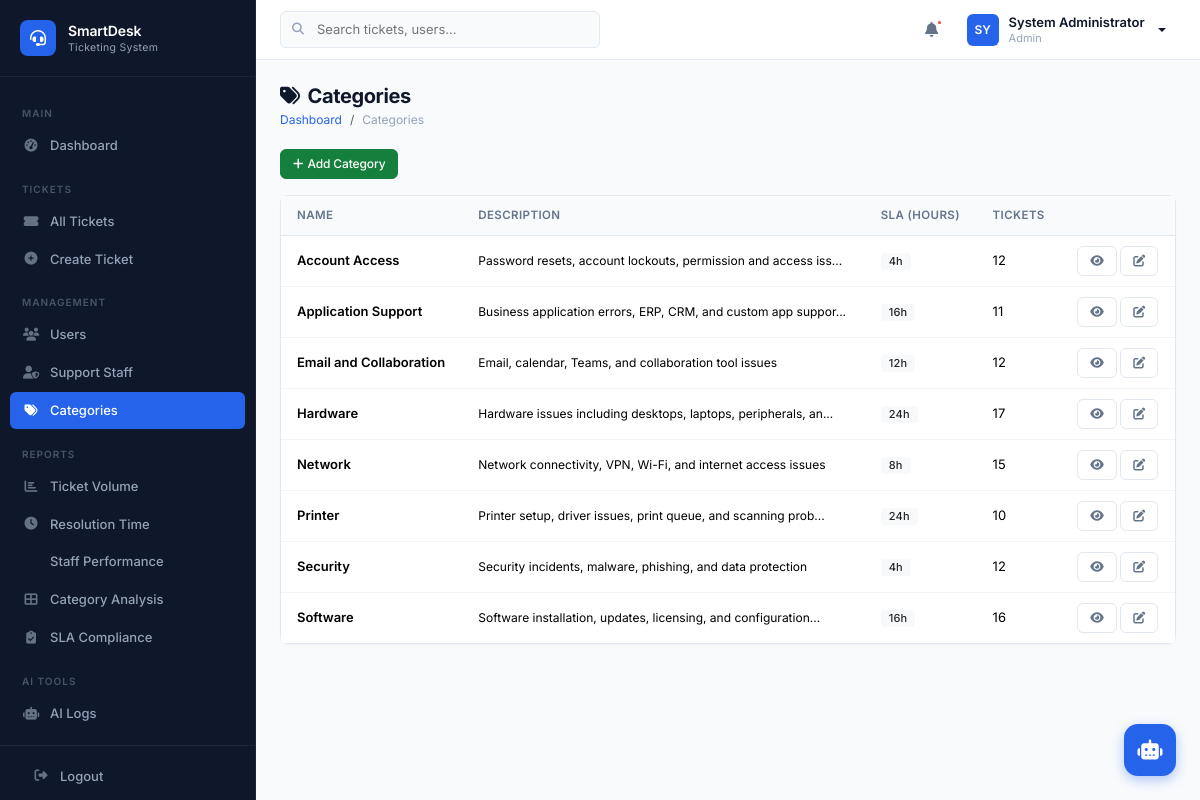
The page /modules/categories/index.php (signed in) on the database its author committed.
### tables this page shows
CREATE TABLE IF NOT EXISTS categories (
    category_id INT AUTO_INCREMENT PRIMARY KEY,
    category_name VARCHAR(100) NOT NULL UNIQUE,
    description TEXT DEFAULT NULL,
    sla_hours INT NOT NULL DEFAULT 24,
    created_datetime DATETIME NOT NULL DEFAULT CURRENT_TIMESTAMP,
    updated_datetime DATETIME NOT NULL DEFAULT CURRENT_TIMESTAMP ON UPDATE CURRENT_TIMESTAMP
);

### includes/auth.php (called while the page is built, shortened)
<?php
function getBaseUrl() {
    $scriptDir = dirname($_SERVER['SCRIPT_NAME']);
    $dir = realpath(dirname($_SERVER['SCRIPT_FILENAME']));
    $projectRoot = realpath(__DIR__ . '/..');
    $relative = str_replace($projectRoot, '', $dir);
    $depth = substr_count($relative, DIRECTORY_SEPARATOR);
    $base = $scriptDir;
    for ($i = 0; $i < $depth; $i++) {
        $base = dirname($base);
    }
    return rtrim($base, '/');
}

### includes/functions.php (called while the page is built, shortened)
<?php
function e($string) {
    return htmlspecialchars($string ?? '', ENT_QUOTES, 'UTF-8');
}
function truncateText($text, $length = 80) {
    if (strlen($text) <= $length) return $text;
    return substr($text, 0, $length) . '...';
}

### modules/categories/index.php (the view, shortened to what this page needs)
<?php
require_once __DIR__ . '/../../includes/header.php';
$pdo = getDBConnection();
$cats = $pdo->query("SELECT c.*, (SELECT COUNT(*) FROM tickets t WHERE t.category_id = c.category_id) as ticket_count FROM categories c ORDER BY c.category_name")->fetchAll();
?>
<div class="page-header"><h1><i class="fas fa-tags me-2"></i>Categories</h1>
<nav aria-label="breadcrumb"><ol class="breadcrumb"><li class="breadcrumb-item"><a href="<?= $baseUrl ?>/dashboard.php">Dashboard</a></li><li class="breadcrumb-item active">Categories</li></ol></nav></div>
<div class="mb-3"><a href="create.php" class="btn btn-sm btn-success"><i class="fas fa-plus me-1"></i>Add Category</a></div>
<div class="card"><div class="card-body p-0"><div class="table-responsive"><table class="table">
<thead><tr><th>Name</th><th>Description</th><th>SLA (Hours)</th><th>Tickets</th><th></th></tr></thead>
<tbody>
<?php foreach($cats as $c): ?>
<tr>
<td class="fw-600"><?= e($c['category_name']) ?></td>
<td class="fs-sm"><?= e(truncateText($c['description'] ?? '',60)) ?></td>
<td><span class="badge bg-light text-dark"><?= $c['sla_hours'] ?>h</span></td>
<td><?= $c['ticket_count'] ?></td>
<td>
<a href="view.php?id=<?= $c['category_id'] ?>" class="btn btn-sm btn-outline-secondary"><i class="fas fa-eye"></i></a>
<a href="edit.php?id=<?= $c['category_id'] ?>" class="btn btn-sm btn-outline-secondary"><i class="fas fa-edit"></i></a>
</td>
</tr>
<?php endforeach; ?>
</tbody></table></div></div></div>
<?php require_once __DIR__ . '/../../includes/footer.php'; ?>

### assets/css/app.css (style rules this page uses)
:root { --sidebar-width: 256px; --topbar-height: 60px; --slate-50: #f8fafc; --slate-100: #f1f5f9; --slate-200: #e2e8f0; --slate-300: #cbd5e1; --slate-400: #94a3b8; --slate-500: #64748b; --slate-600: #475569; --slate-700: #334155; --slate-800: #1e293b; --slate-900: #0f172a; --brand-50: #eff6ff; --brand-100: #dbeafe; --brand-500: #3b82f6; --brand-600: #2563eb; --brand-700: #1d4ed8; --success-50: #f0fdf4; --success-500: #22c55e; --success-700: #15803d; --warning-50: #fffbeb; --warning-500: #f59e0b; --warning-700: #b45309; --danger-50: #fef2f2; --danger-500: #ef4444; --danger-700: #b91c1c; --info-50: #ecfeff; --info-500: #06b6d4; --info-700: #0e7490; --body-bg: var(--slate-50); --card-bg: #ffffff; --border-color: var(--slate-200); --text-primary: var(--slate-900); --text-secondary: var(--slate-500); --text-muted: var(--slate-400); --shadow-xs: 0 1px 2px rgba(0,0,0,0.04); --shadow-sm: 0 1px 3px rgba(0,0,0,0.06), 0 1px 2px rgba(0,0,0,0.04); --shadow-md: 0 4px 6px -1px rgba(0,0,0,0.06), 0 2px 4px -2px rgba(0,0,0,0.04); --shadow-lg: 0 10px 15px -3px rgba(0,0,0,0.08), 0 4px 6px -4px rgba(0,0,0,0.03); --radius: 8px; --radius-lg: 12px; --transition: all 0.15s ease; }
*,*::before,*::after { box-sizing: border-box; }
body { font-family: 'Inter', -apple-system, BlinkMacSystemFont, 'Segoe UI', sans-serif; background: var(--body-bg); color: var(--text-primary); font-size: 13.5px; line-height: 1.6; margin: 0; -webkit-font-smoothing: antialiased; }
a { color: var(--brand-600); text-decoration: none; }
.page-header { margin-bottom: 20px; }
.page-header h1 { font-size: 20px; font-weight: 700; margin: 0 0 2px; color: var(--text-primary); letter-spacing: -0.02em; }
.breadcrumb { background: none; padding: 0; margin: 0; font-size: 12px; }
.breadcrumb-item a { color: var(--brand-600); }
.breadcrumb-item.active { color: var(--text-muted); }
.card { background: var(--card-bg); border: 1px solid var(--border-color); border-radius: var(--radius); box-shadow: var(--shadow-xs); }
.card-body { padding: 20px; }
.table { margin: 0; font-size: 13px; }
.table thead th { background: var(--slate-50); border-bottom: 1px solid var(--border-color); font-weight: 600; font-size: 11.5px; text-transform: uppercase; letter-spacing: 0.4px; color: var(--text-secondary); padding: 10px 16px; white-space: nowrap; }
.table tbody td { padding: 10px 16px; border-bottom: 1px solid var(--slate-100); vertical-align: middle; }
.table tbody tr:last-child td { border-bottom: none; }
.badge { font-weight: 500; font-size: 11px; padding: 3px 8px; border-radius: 4px; letter-spacing: 0.2px; }
.btn { font-weight: 500; font-size: 13px; padding: 7px 16px; border-radius: 6px; transition: var(--transition); letter-spacing: -0.01em; }
.btn-success { background: var(--success-700); border-color: var(--success-700); }
.btn-outline-secondary { border-color: var(--border-color); color: var(--text-secondary); }
.btn-sm { font-size: 12px; padding: 5px 12px; }
.fw-600 { font-weight: 600; }
.fs-sm { font-size: 12px; }

### rows shown on the page
categories: category_name "Account Access", description "Password resets, account lockouts, permission and access iss...", sla_hours "4", ticket_count "12"
categories: category_name "Application Support", description "Business application errors, ERP, CRM, and custom app suppor...", sla_hours "16", ticket_count "11"
categories: category_name "Email and Collaboration", description "Email, calendar, Teams, and collaboration tool issues", sla_hours "12", ticket_count "12"
categories: category_name "Hardware", description "Hardware issues including desktops, laptops, peripherals, an...", sla_hours "24", ticket_count "17"
categories: category_name "Network", description "Network connectivity, VPN, Wi-Fi, and internet access issues", sla_hours "8", ticket_count "15"
categories: category_name "Printer", description "Printer setup, driver issues, print queue, and scanning prob...", sla_hours "24", ticket_count "10"
categories: category_name "Security", description "Security incidents, malware, phishing, and data protection", sla_hours "4", ticket_count "12"
categories: category_name "Software", description "Software installation, updates, licensing, and configuration...", sla_hours "16", ticket_count "16"

### other values the page prints
substr(getCurrentUserName(), 0, 2) "SY"
getCurrentUserName() "System Administrator"
getCurrentUserRole() "Admin"
